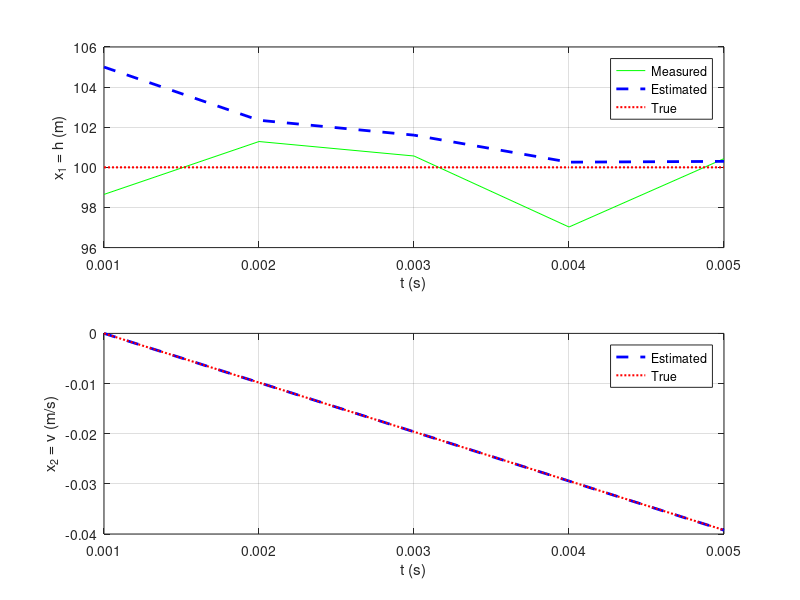
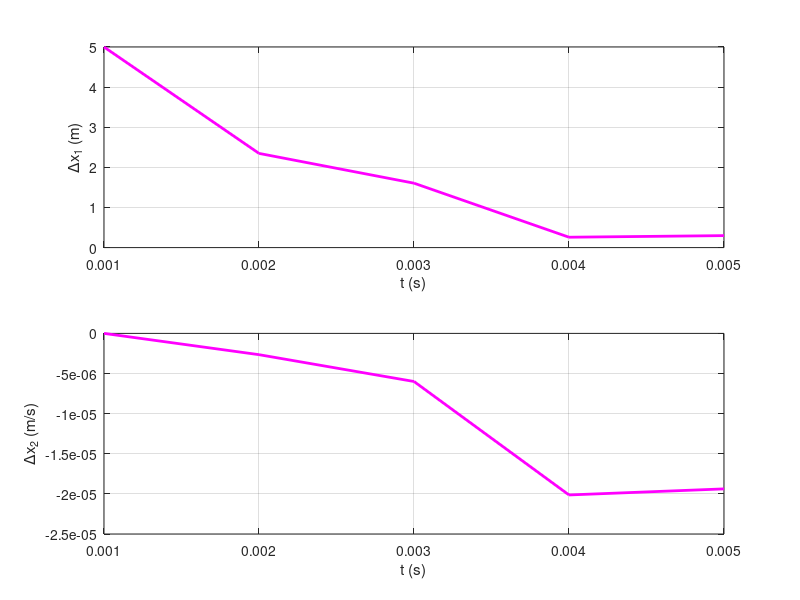

Recreate these plots in MATLAB, in order.
%% Simulate the true signal and measurement
% Define the system
N = 5; % number of time steps
dt = 0.001; % Sampling time (s)
t = dt*(1:N); % time vector (s)
F = [1, dt; 0, 1]; % system matrix - state
G = [-1/2*dt^2; -dt]; % system matrix - input
H = [1 0]; % observation matrix
Q = [0, 0; 0, 0]; % process noise covariance
u = 9.80665; % input = acceleration due to gravity (m/s^2)
I = eye(2); % identity matrix
% Define the initial position and velocity
y0 = 100; % m
v0 = 0; % m/s
% Initialize the state vector (true state)
xt = zeros(2, N); % True state vector
xt(:, 1) = [y0; v0]; % True intial state
% Loop through and calculate the state
for k = 2:N
 % Propagate the states through the prediction equations
 xt(:, k) = F*xt(:, k-1) + G*u;
end

% Generate the noisy measurement from the true state
R = 4; % m^2/s^2
v = sqrt(R)*randn(1, N); % measurement noise

z = H*xt + v; % noisy measurement
 




%% Perform the Kalman filter estimation
% Initialize the state vector (estimated state)
x = zeros(2, N); % Estimated state vector
x(:, 1) = [105; 0]; % Guess for initial state
% Initialize the covariance matrix
P = [10, 0; 0, 0.01]; % Covariance for initial state error
% Loop through and perform the Kalman filter equations recursively
for k = 2:N
 % Predict the state vector
 x(:, k) = F*x(:, k-1) + G*u;
 
 % Predict the covariance
 P = F*P*F' + Q;
 
 % Calculate the Kalman gain matrix
 K = P*H'/(H*P*H' + R);
 
 % Update the state vector
 x(:,k) = x(:,k) + K*(z(k) - H*x(:,k));
 % Update the covariance
 P = (I - K*H)*P;
end
z
%% Plot the results
% Plot the states
figure(1);
subplot(211);
plot(t, z, 'g-', t, x(1,:), 'b--', 'LineWidth', 2);
hold on; plot(t, xt(1,:), 'r:', 'LineWidth', 1.5)
xlabel('t (s)'); ylabel('x_1 = h (m)'); grid on;
legend('Measured','Estimated','True');
subplot(212);
plot(t, x(2,:), 'b--', 'LineWidth', 2);
hold on; plot(t, xt(2,:), 'r:', 'LineWidth', 1.5)
xlabel('t (s)'); ylabel('x_2 = v (m/s)'); grid on;
legend('Estimated','True');

% Plot the estimation errors
figure(2);
subplot(211);
plot(t, x(1,:)-xt(1,:), 'm', 'LineWidth', 2)
xlabel('t (s)'); ylabel('\Deltax_1 (m)'); grid on;
subplot(212);
plot(t, x(2,:)-xt(2,:), 'm', 'LineWidth', 2)
xlabel('t (s)'); ylabel('\Deltax_2 (m/s)'); grid on; 